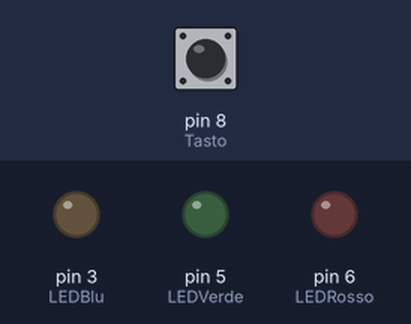
Bench run of a sketch on a simulated Arduino Uno, built with avr-gcc and run on an emulated ATmega328P. Parts: output pins drawn as LEDs (lit = HIGH). The inputs (shaded band) are chosen by the test bench; at power-on: pin 8 (Tasto) HIGH.

Above: at 1.2 s.
1.3 s: pin 8 (Tasto) pulled LOW for 0.15 s
At 2.1 s:
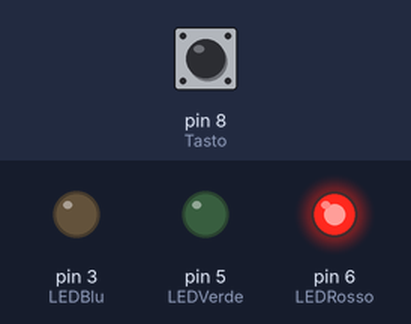
2.9 s: pin 8 (Tasto) pulled LOW for 1 s
At 4.5 s:
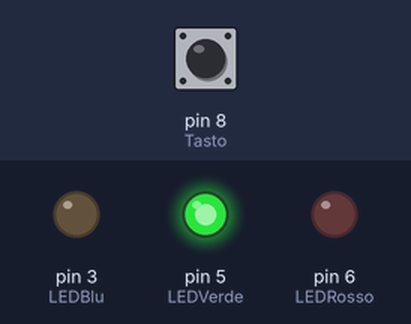
5.4 s: pin 8 (Tasto) pulled LOW for 0.15 s
At 6.4 s:
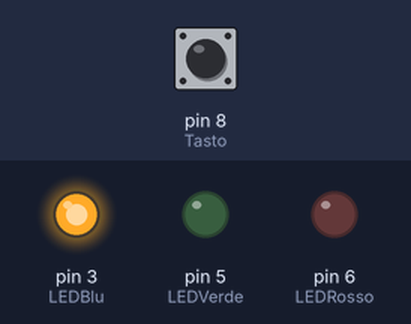
7.0 s: pin 8 (Tasto) pulled LOW for 3.2 s
At 10.5 s:
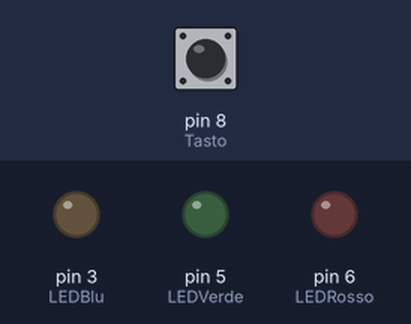
Timing chart, 0 to 12.0 s (numbered marks = the images above; inputs shaded):
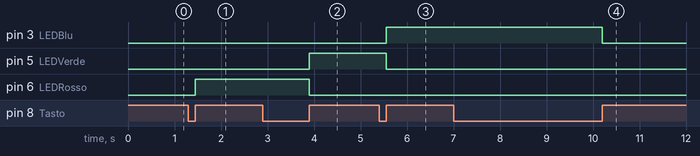

The sketch:

LED_RGB2.ino
```cpp
// (licence header left out)
// Definisco i pin di collegamenti dei LED e del tasto senza occupare la memoria di Arduino
#define LEDRosso 6
#define LEDVerde 5
#define LEDBlu 3
#define Tasto 8

// variabile byte per gestire il cambio di colore del LED
byte color=0;

// R G B  color
// 0 0 0  (0) OFF
// 1 0 0  (1) LED ROSSO
// 0 1 0  (2) LED VERDE
// 0 0 1  (3) LED BLU


void setup() {

  // Inizializzazione dei pin di I/O
 pinMode(Tasto, INPUT_PULLUP);
 pinMode(LEDRosso, OUTPUT);
 pinMode(LEDVerde, OUTPUT);
 pinMode(LEDBlu, OUTPUT);

}

void loop() {

  // Controllo se il tasto viene premuto e rilasciato
 if(!digitalRead(Tasto)){ // -->tasto premuto
  delay(100); // per limitare il problema dei rimbalzi
  while(!digitalRead(Tasto)); // -->tasto ancora premuto

   // -->tasto rilasciato
   // Ogni volta incremento la variabile color e poi ne faccio modulo 4
  color=(color + 1) % 4;


   // Pilto i LED in base alla tabella sotto
  // R G B  color
  // 0 0 0  (0) OFF
  // 1 0 0  (1) LED ROSSO
  // 0 1 0  (2) LED VERDE
  // 0 0 1  (3) LED BLU

  digitalWrite(LEDRosso,color==1?1:0);
  digitalWrite(LEDVerde,color==2?1:0);
  digitalWrite(LEDBlu,color==3?1:0 );
}
delay(25);
}
```

Measured:
- after the input at 1.3 s, pin 6 (LEDRosso): LOW → HIGH after 0.15 s
- after the input at 2.9 s, pin 5 (LEDVerde): LOW → HIGH after 1.0 s; pin 6 (LEDRosso): HIGH → LOW after 1.0 s
- after the input at 5.4 s, pin 3 (LEDBlu): LOW → HIGH after 0.15 s; pin 5 (LEDVerde): HIGH → LOW after 0.15 s
- after the input at 7.0 s, pin 3 (LEDBlu): HIGH → LOW after 3.2 s
